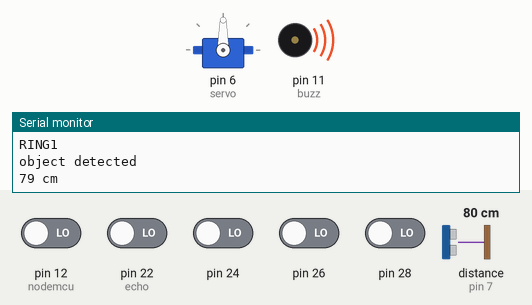
The sketch below on a simulated Arduino Uno, built with avr-gcc and run on an emulated ATmega328P. Shown: servo, buzzer (waves = sounding, pin HIGH), the last lines printed to the serial monitor. Wiring (inferred from the names in the program): ultrasonic range finder: trigger pin 3; echo pin 7. Inputs (shaded band) come from the test bench; at power-on: pin 12 (nodemcu), pin 22 (echo), pin 24, pin 26, pin 28 LOW, distance to the obstacle (sensor on pin 7) 80 cm. The echo pulse lasts 58.3 µs per cm; pins used as bus, display or sensor lines are not drawn.

Above: at 3.3 s.
3.4 s: distance to the obstacle (sensor on pin 7) set to 85 cm
At 4.7 s:
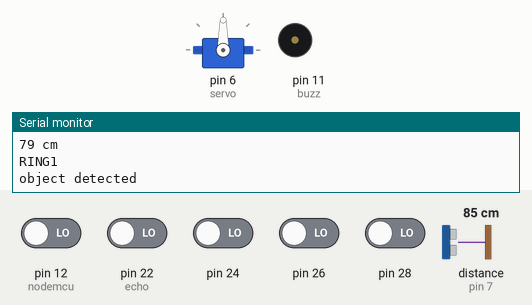
8.0 s: distance to the obstacle (sensor on pin 7) set to 2 cm
At 8.5 s:
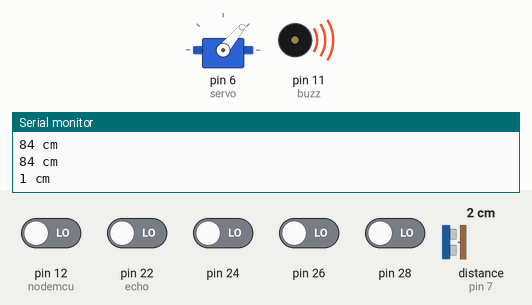
11.3 s: distance to the obstacle (sensor on pin 7) set to 120 cm
At 13.4 s:
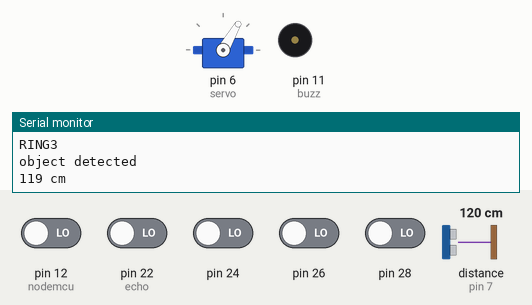
17.0 s: distance to the obstacle (sensor on pin 7) set to 60 cm
At 18.6 s:
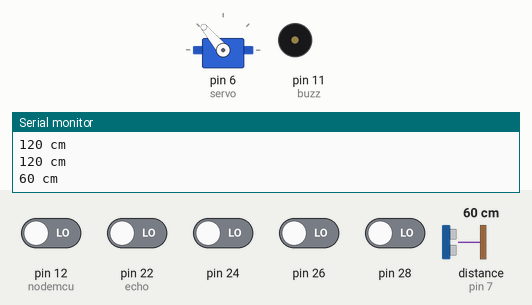
23.8 s: distance to the obstacle (sensor on pin 7) set to 83 cm
At 27.5 s:
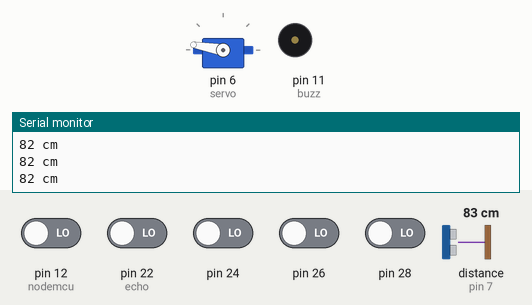
27.6 s: pin 12 (nodemcu) driven HIGH
Timing chart, 0 to 33.2 s (numbered marks = the images above; inputs shaded):
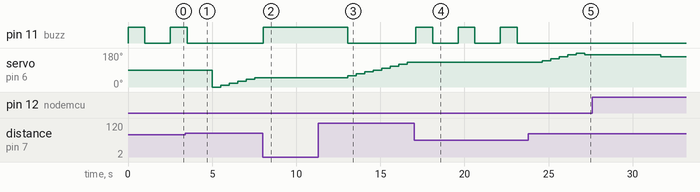

Measured:
- the behaviour switches between 81 and 82 cm on distance to the obstacle (sensor on pin 7) (found by bisection; images 0 and 1)
- after the input at 3.4 s, pin 11 (buzz): goes on until 3.5 s, then stays LOW; servo on pin 6 (servo): 90° → 0° after 1.6 s, → 10° 0.51 s later, → 20° 0.51 s later, → 30° 0.51 s later, … (6 changes in this stretch)
- after the input at 8.0 s, pin 11 (buzz): LOW → HIGH after 0.05 s; servo on pin 6 (servo): stays 50° (without the input it goes to 60° after 0.05 s)
- after the input at 11.3 s, pin 11 (buzz): HIGH → LOW after 1.8 s; servo on pin 6 (servo): moves from 50° to 130° over 3.6 s, starting after 1.8 s
- after the input at 17.0 s, pin 11 (buzz): alternates HIGH for 1.0 s and LOW for 1.5 s, starting after 0.12 s; servo on pin 6 (servo): stays 130° (without the input it goes to 140° after 0.12 s)
- after the input at 23.8 s, pin 11 (buzz): stays LOW (without the input it goes to HIGH after 0.83 s); servo on pin 6 (servo): 130° → 140° after 0.83 s, → 150° 0.51 s later, → 160° 0.51 s later, → 170° 0.51 s later, … (6 changes in this stretch)

The sketch:

ae-stick.ino
```cpp
/*---------- [LIBRARIES] ----------*/

#include <Servo.h>

/*---------- [LIBRARIES] ----------*/


Servo myservo;

/*---------- [VARIABLES] ----------*/

//Pin Variables
const int trigPin = 3;//UltraSonic Sensor pin (output)
const int echoPin = 7;//UltraSonic Sensor pin (input)
const int buzz = 11;//buzzer pin (output)
const int servo = 6;//servo data pin (output)
const int nodemcu = 12;

long duration, cm, inches;


/* ----- [ULTRASONIC SENSOR METHODS] ----- */
#define usE1 22
#define usT1 23
#define usE2 24
#define usT2 25
#define usE3 26
#define usT3 27
#define usE4 28
#define usT4 29


long getDistance(int sensor = 1,String type = "cm"){
    int trig,echo;
    if( sensor == 1 ){
      trig = usT1;
      echo = usE1;
    }
    else if( sensor ==2 ){
      trig = usT2;
      echo = usE2;
    }
    else if( sensor == 3 ){
      trig = usT3;
      echo = usE3;
    }
    else if( sensor == 4 ){
      trig = usT4;
      echo = usE4;
    }
    else {
      trig = usT1;
      echo = usE1;
    }
    digitalWrite(trig, LOW);
    delayMicroseconds(5);
    digitalWrite(trig, HIGH);
    delayMicroseconds(10);
    digitalWrite(trig, LOW);
    duration = pulseIn(echo, HIGH);
    cm = (duration/2) / 29.1;
    inches = (duration/2) / 74;
    return ( type == "cm" ) ? cm : inches ;
}//USAGE: getDistance(ensor,unit);


//Other Variables
long duration1, cm1;// sensor Data pins
int pos = 0;// Servo Position pins
String t = "inc";

/*---------- [VARIABLES] ----------*/


/*---------- [FUNCTIONS] ----------*/

/*----- [Rings] -----*/

//ring one (not very close)
void ring1(){
  digitalWrite(buzz,HIGH);
  delay(1000);
  digitalWrite(buzz,LOW);
  delay(1000);
}

//ring 2 (close)
void ring2(){
  digitalWrite(buzz,HIGH);
  delay(500);
  digitalWrite(buzz,LOW);
  delay(500);
  digitalWrite(buzz,HIGH);
  delay(500);
  digitalWrite(buzz,LOW);
  delay(500);
}

//ring 3 (very close)
void ring3(){
  digitalWrite(buzz,HIGH);
  delay(2000);
}

//no tone (not in danger)
void notone(){
  digitalWrite(buzz,LOW);
}

/*----- [Rings] -----*/


//sensor code
boolean sensor(){
  digitalWrite(trigPin, LOW);
  delayMicroseconds(5);
  digitalWrite(trigPin, HIGH);
  delayMicroseconds(10);
  digitalWrite(trigPin, LOW);
  duration1 = pulseIn(echoPin, HIGH);
  cm1 = (duration1/2) / 29.1;
  Serial.print(cm1);
  Serial.println(" cm");
  if (cm1<=80 && cm1>50){
    ring1();
    Serial.println("RING1");
    return false;
  }

  else if (cm1<=50 && cm1>30) {
    ring2();
    Serial.println("RING2");
    return false;
  }

  else if (cm1<=30){
    ring3();
    Serial.println("RING3");
    return false;
  }
  else {
    notone();
    return true;
  }
}

//main code (servo motor)
void initialize(){
  Serial.println("Running one loop");
  for (pos = 0; pos <= 180; pos += 1) {
    // in steps of 1 degree
    myservo.write(pos);
    if(pos%10==0){sensor();}//running/calling the "sensor" code/function
    //delay(15);
  }
  for (pos = 180; pos >= 0; pos -= 1) {
    myservo.write(pos);
    if(pos%10==0){sensor();}//running/calling the "sensor" code/function
    //delay(15);
  }
}

// void setup code in a function
void setupCode(){
  //attaching servo
  myservo.attach(servo);
  //Declaring the pin modes (Input or Output)
  pinMode(trigPin, OUTPUT);
  pinMode(echoPin, INPUT);
  pinMode(buzz,OUTPUT);
  Serial.println("initialized");
}

/*---------- [FUNCTIONS] ----------*/


/*---------- [VOID SETUP]-(Runs only once i.e. at the starting of the program) ----------*/
void setup() {
    Serial.begin(9600);
    setupCode();
}

/*---------- [VOID SETUP]-(Runs only once i.e. at the starting of the program) ----------*/


/*---------- [VOID LOOP] - {Main Code} (runs throughout) ----------*/
void loop(){
  if(sensor()==false){Serial.println("object detected");}
  else{
    if(digitalRead(nodemcu)==HIGH){
      float sen1 = getDistance(1,"cm");
      float sen2 = getDistance(2,"cm");
      float sen3 = getDistance(3,"cm");
      float sen4 = getDistance(4,"cm");
      Serial.println(String(sen1)+"/"+String(sen2)+"/"+String(sen3)+"/"+String(sen4));
    }
    if(t == "inc"){
      myservo.write(pos);
      pos+=10;
      if(pos==180){t="dec";}
    }
    else if(t=="dec"){
      myservo.write(pos);
      pos-=10;
      if(pos==0){t="inc";};
    }
  }
  delay(500);
}


/*---------- [VOID LOOP] - {Main Code} (runs throughout) ----------*/
```
